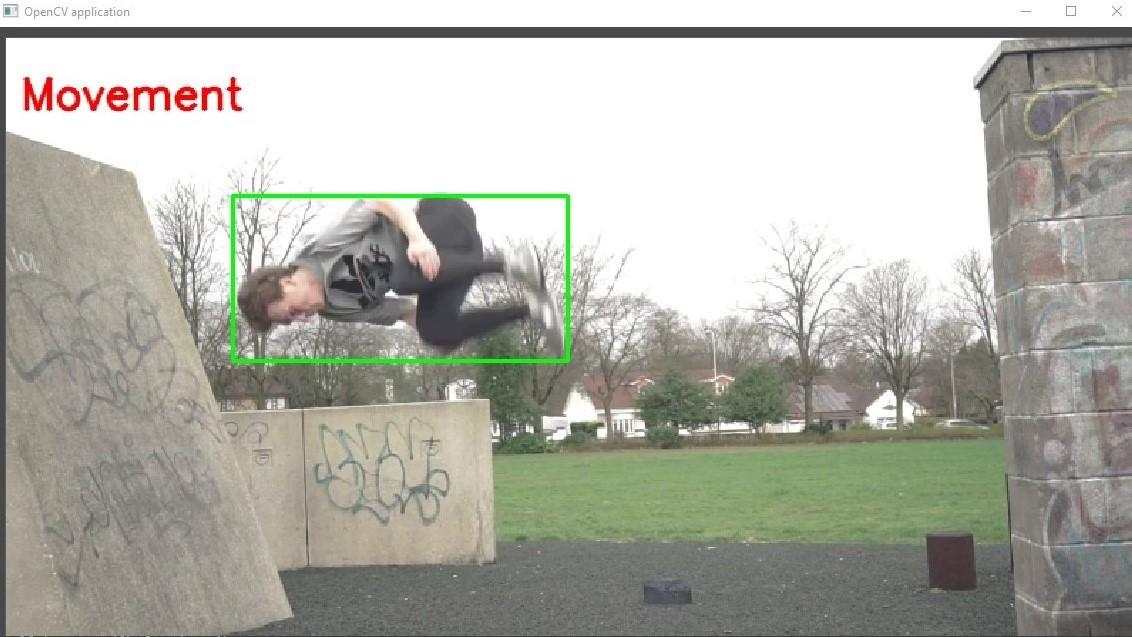
#> input picture photos/main_window.jpg, 1132 x 637 px, given in place of cut.mp4, which was not available
$ python MoveDetector.py
#> lines starting #> are read from the running program, lines starting #| are printed output that depends on the picture; pictures that were not available may be replaced by others from this repository, and a replacement may not be noted
import cv2
import numpy as np


# TODO: type checking
class MoveDetector:
    def __init__(self, source, max_output: () = (800, 800)):
        self.src = source
        self.capture = None
        self.ROI = None
        self.area_threshold = None
        self.movement_threshold = None
        self.kernel_blurr_size = None
        self.show_bounding_box = None
        self.__FRAME_MAX_SIZE: () = max_output


    def fit_into_gui(self, frame_size: ()):
        frame_proportions: float = frame_size[0] / frame_size[1]
        gui_proportions: float = self.__FRAME_MAX_SIZE[0]/self.__FRAME_MAX_SIZE[1]
        if frame_proportions > gui_proportions:
            frame_size[0] = self.__FRAME_MAX_SIZE[0]
            frame_size[1] = self.__FRAME_MAX_SIZE[0] // frame_proportions
        else:
            frame_size[1] = self.__FRAME_MAX_SIZE[1]
            frame_size[0] = int(self.__FRAME_MAX_SIZE[1] * frame_proportions)
        return frame_size


    def load_source(self, source = None):
        if not(source is None):
            self.src = source

        capture = cv2.VideoCapture(self.src)

        if capture is None or not capture.isOpened():
            raise ValueError("given source is invalid.")

        self.capture = capture

    def generate(self, ROI = None, area_threshold = 100, movement_threshold = 500, kernel_blurr_size = (5, 5), show_bounding_box = False, frame_size = None):
#> called with ROI = ((250, 500), (400, 800)), area_threshold = 100, movement_threshold = 500, kernel_blurr_size = (5, 5), show_bounding_box = True
        if self.capture is None:
            raise ValueError("you have to load source first.")

        self.frame_size = None # TODO: resize frame to the given size
        self.ROI = ROI
        self.area_threshold = area_threshold
        self.movement_threshold = movement_threshold
        self.kernel_blurr_size = kernel_blurr_size
        self.show_bounding_box = show_bounding_box

        # TODO: create constant framerate; preferably the video framerate
        for resized_frame, grey_roi, mask, blurred_mask, final_mask in self.__detect():
            # TODO: make output postprocessing to the gui wanted format; notice that DEBUG mode will be resolved here
            cv2.imshow('Frame', resized_frame)
            cv2.imshow("grey_frame", grey_roi)
            cv2.imshow('Mask', mask)
            cv2.imshow("blurred_mask", blurred_mask)
            cv2.imshow("final", final_mask)
            print("running")

            k = cv2.waitKey(1) & 0xff
            if k == 27:
                break
#> this loop made 1 pass; (key Esc is pressed on pass 1)
#> pass 1, in generate, `cv2.imshow('Frame', resized_frame)`:
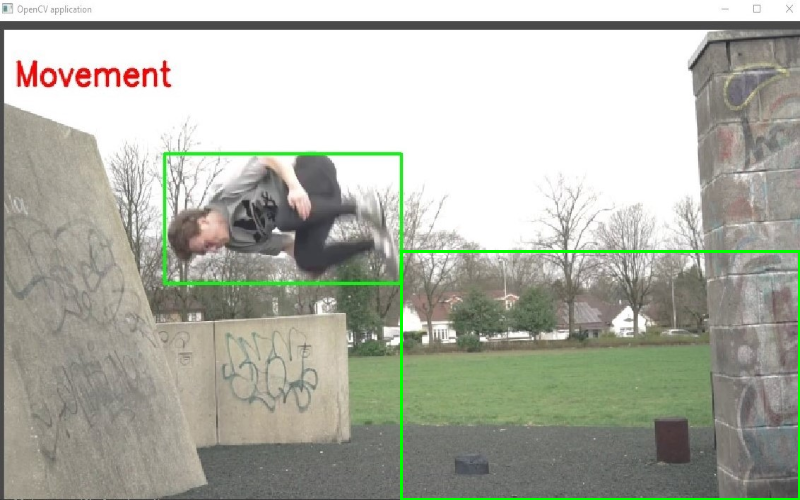
#> window 'Frame': shape (500, 800, 3); mean B, G, R 166.7, 177.8, 175.2
#> pass 1, in generate, `cv2.imshow("grey_frame", grey_roi)`:
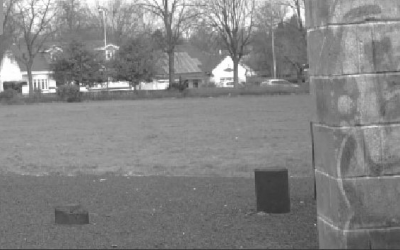
#> window 'grey_frame': shape (250, 400); min 52, max 255, mean 131.7

        self.capture.release()
        cv2.destroyAllWindows()


    def __detect(self):
        if self.capture is None:
            raise ValueError("you have to load source first.")

        detector = cv2.createBackgroundSubtractorKNN(detectShadows=True)
        frameCount = 0

        while True:
            ret, frame = self.capture.read()
            if not ret:
                break

            frameCount += 1

            # TODO: make function/method for frame preprocessing (need to return 3 frames-resized, roi, roi in grayscale)
            # preprocessing
            resized_frame = cv2.resize(frame, (800, 500)) #change size
            # cut area of interest
            if self.ROI is None:
                roi = resized_frame[:, :]
            else:
                roi = resized_frame[self.ROI[0][0]: self.ROI[0][1], self.ROI[1][0]: self.ROI[1][1]]

            grey_roi = cv2.cvtColor(roi, cv2.COLOR_BGR2GRAY) # change to grayscale

            # TODO: same thing for mask processing
            mask = detector.apply(grey_roi)
            # denoising
            blurred_mask = cv2.GaussianBlur(mask, self.kernel_blurr_size, 0) #simple denoising using Gaussian Blurring
            # blurred_mask = cv2.fastNlMeansDenoising(mask, h=30) # lepsze ale mega wolne
            _, final_mask = cv2.threshold(blurred_mask,0,255,cv2.THRESH_BINARY+cv2.THRESH_OTSU) # setting the best treshold automatically
            # _, final_mask = cv2.threshold(blurred_mask, 200, 255, cv2.THRESH_BINARY) # manual tresholding

            # bounding boxes
            contours, _ = cv2.findContours(final_mask, cv2.RETR_EXTERNAL, cv2.CHAIN_APPROX_SIMPLE)

            for cnt in contours:
                area = cv2.contourArea(cnt)
                if area > self.area_threshold:
                    if self.show_bounding_box:
                        x, y, w, h, = cv2.boundingRect(cnt)
                        cv2.rectangle(roi, (x, y), (x + w, y + h), (0, 255, 0), 3)
                    else :
                        cv2.drawContours(resized_frame, cnt, -1, (0,255,0), 3)

            count = np.count_nonzero(final_mask,)

            if (frameCount > 1 and count > self.movement_threshold):
                print('Movement')
                cv2.putText(resized_frame, 'Movement', (10, 50), cv2.FONT_HERSHEY_SIMPLEX, 1, (0, 0, 255), 2, cv2.LINE_AA)

            yield resized_frame, grey_roi, mask, blurred_mask, final_mask

    @staticmethod
    def __cut_and_resize(frame, roi: ((float, float), (float, float)), size: (int, int)):
        resized_frame = cv2.resize(frame, size)
        cut_frame = resized_frame[roi[0][0] * size[0]:roi[1][0] * size[0], roi[0][1] * size[1]:roi[1][1] * size[1]]
        grey_frame = cv2.cvtColor(cut_frame, cv2.COLOR_BGR2GRAY)
        return resized_frame, cut_frame, grey_frame


if __name__ == '__main__':
    det = MoveDetector("cut.mp4")
    det.load_source()
    det.generate(show_bounding_box=True, ROI=((250, 500), (400, 800)))

$ run again, on photos/camera.png
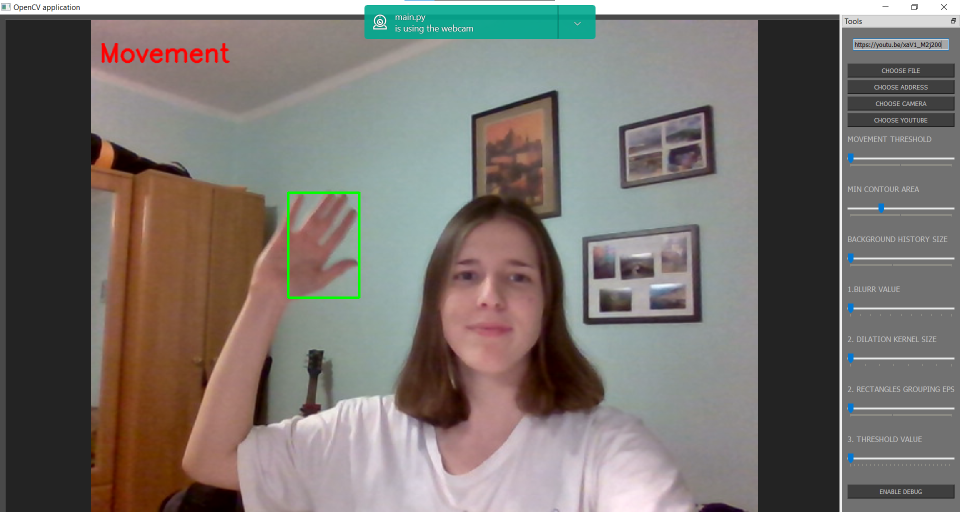
#> input picture photos/camera.png, 1920 x 1023 px, given in place of cut.mp4, which was not available (shown at 1/2 size)
#> the loop in generate, `for resized_frame, grey_roi, mask, blurred_mask, final_mask in self.__..` made 1 pass; (key Esc is pressed on pass 1)
#> pass 1, in generate, `cv2.imshow('Frame', resized_frame)`:
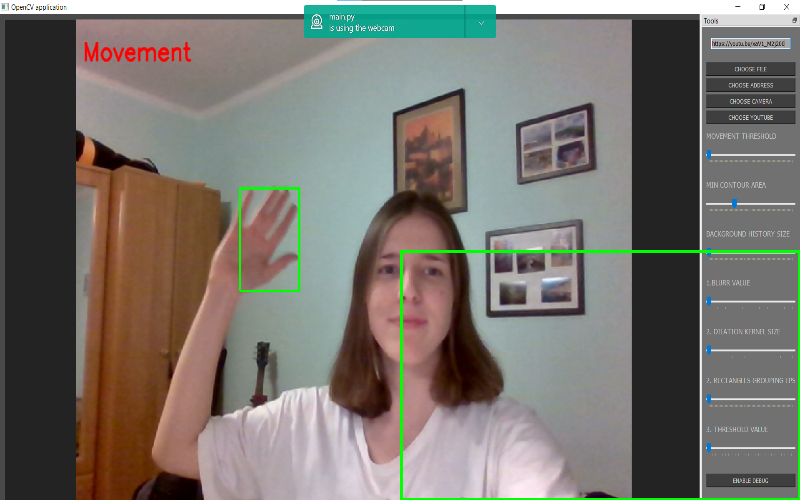
#> window 'Frame': shape (500, 800, 3); mean B, G, R 108.6, 115.4, 119.1
#> pass 1, in generate, `cv2.imshow("grey_frame", grey_roi)`:
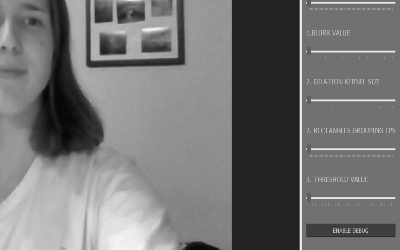
#> window 'grey_frame': shape (250, 400); min 6, max 246, mean 115.9

$ run again, on photos/file.png
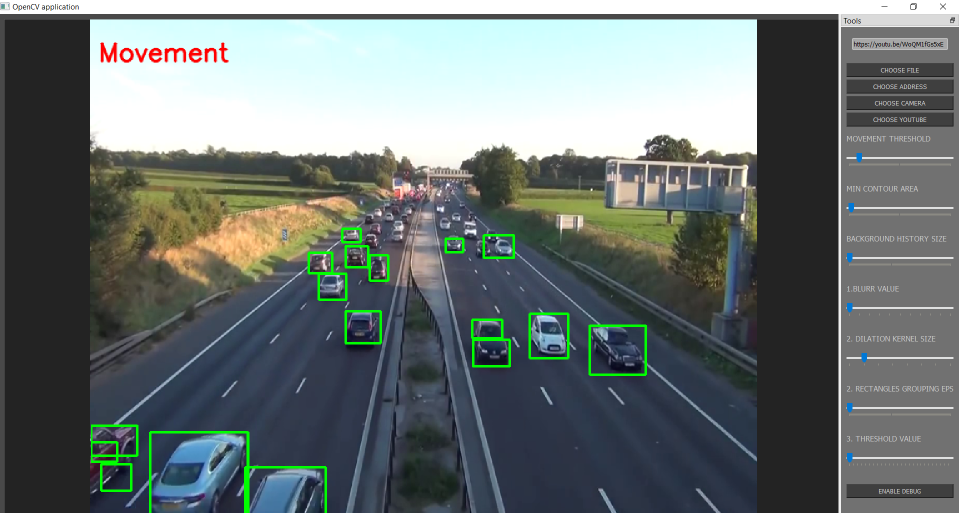
#> input picture photos/file.png, 1918 x 1026 px, given in place of cut.mp4, which was not available (shown at 1/2 size)
#> the loop in generate, `for resized_frame, grey_roi, mask, blurred_mask, final_mask in self.__..` made 1 pass; (key Esc is pressed on pass 1)
#> pass 1, in generate, `cv2.imshow('Frame', resized_frame)`:
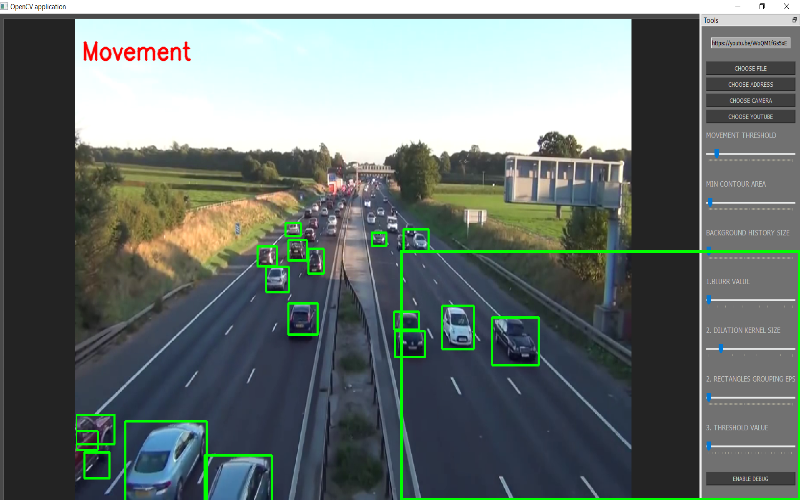
#> window 'Frame': shape (500, 800, 3); mean B, G, R 112.5, 115.6, 105.4
#> pass 1, in generate, `cv2.imshow("grey_frame", grey_roi)`:
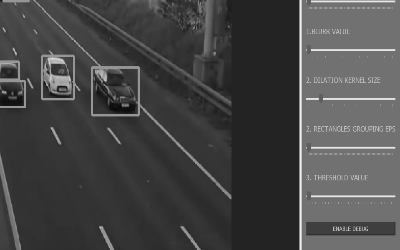
#> window 'grey_frame': shape (250, 400); min 10, max 240, mean 70.8
